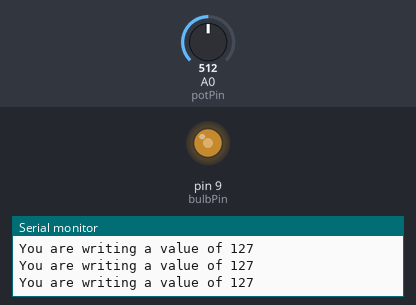
Recording of a sketch running on a simulated Arduino Uno, built with avr-gcc and run on an emulated ATmega328P. Shown: output pins drawn as LEDs (lit = HIGH), the last lines printed to the serial monitor. Inputs (shaded band) come from the test bench; at power-on: A0 (potPin) = 512.

Above: at 1.2 s.
1.3 s: A0 (potPin) set to 419
At 2.1 s:
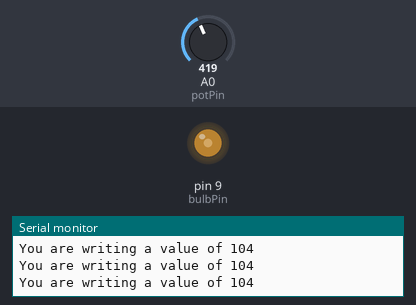
4.3 s: A0 (potPin) set to 390
At 5.4 s:
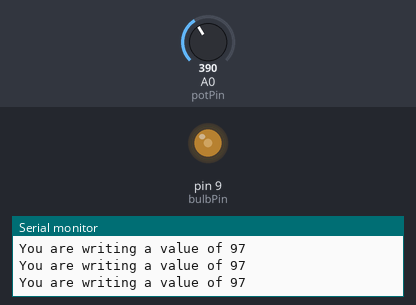
7.3 s: A0 (potPin) set to 716
At 7.7 s:
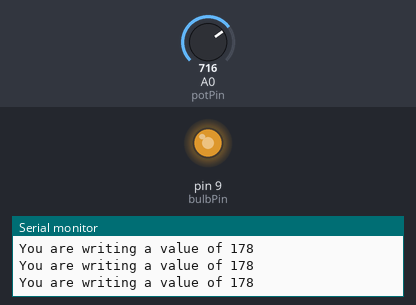
8.8 s: A0 (potPin) set to 122
At 9.8 s:
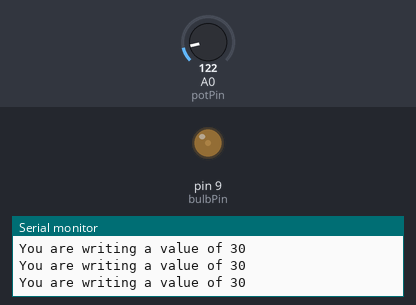
10.3 s: A0 (potPin) set to 0
At 11.5 s:
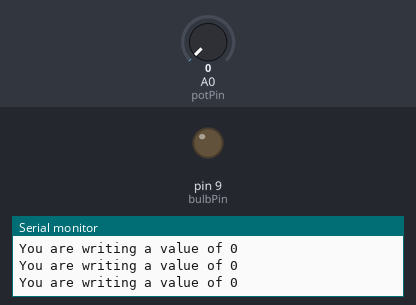
11.8 s: A0 (potPin) set to 900
At 12.7 s:
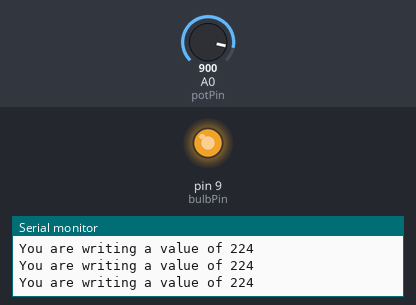
Timing chart, 0 to 14.3 s (numbered marks = the images above; inputs shaded):
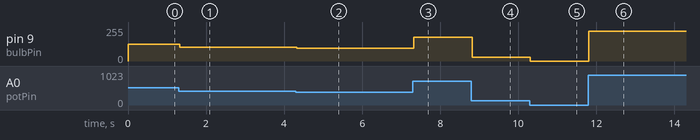

Measured:
- after the input at 1.3 s, pin 9 (bulbPin): 127/255 → 104/255 at once
- after the input at 4.3 s, pin 9 (bulbPin): 104/255 → 97/255 at once
- after the input at 7.3 s, pin 9 (bulbPin): 97/255 → 178/255 at once
- after the input at 8.8 s, pin 9 (bulbPin): 178/255 → 30/255 at once
- after the input at 10.3 s, pin 9 (bulbPin): 30/255 → 0/255 at once
- after the input at 11.8 s, pin 9 (bulbPin): 0/255 → 224/255 at once

The sketch:

dimmer_circuit1.ino
```cpp
// C++ code

int potPin = A0;
int bulbPin = 9;
int read, write;
void setup()
{
  pinMode(potPin, INPUT);
  pinMode(bulbPin, OUTPUT);
  Serial.begin(9600);
}

void loop()
{
  read = analogRead(potPin);
  write = (255.0/1023.0)*read;
  analogWrite(bulbPin, write);
  Serial.print("You are writing a value of ");
  Serial.println(write);
}
```
